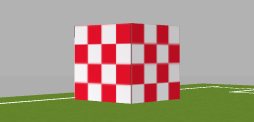
#> input picture Image Processing/chess3_1.png, 254 x 122 px
$ python Ros_chess.py
#> lines starting #> are read from the running program, lines starting #| are printed output that depends on the picture; after the words box and inside, x2 and y2 are one past the last pixel; in counts of white or black regions, pixels touching at a corner belong together
#> in main, img_src is the input picture: shape (122, 254, 3); mean B, G, R 135.2, 151.9, 169.9
# -*- coding: utf-8 -*-
import cv2

# 查找棋盘格 角点
criteria = (cv2.TERM_CRITERIA_EPS + cv2.TERM_CRITERIA_MAX_ITER, 30, 0.1)

# 棋盘格参数
corners_vertical = 3  # 纵向角点个数;
corners_horizontal = 6 # 纵向角点个数;
pattern_size = (corners_vertical, corners_horizontal)


def find_corners(img):
    """
    查找棋盘格角点函数
    :param img: 处理原图
    """
    gray = cv2.cvtColor(img, cv2.COLOR_BGR2GRAY)
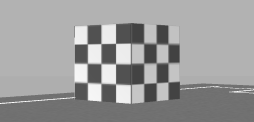
#> gray: shape (122, 254); min 66, max 255, mean 155.4

    # 查找棋盘格角点;
    ret, corners = cv2.findChessboardCorners(gray, pattern_size, cv2.CALIB_CB_ADAPTIVE_THRESH +
                                             cv2.CALIB_CB_FAST_CHECK +
                                             cv2.CALIB_CB_FILTER_QUADS)
#> ret = True; corners = 18 rows, first 8: [87.01, 82.51], [87.22, 63.11], [87.2, 44.13], [101, 83.5], [101, 63.51], [101, 43.64], [115.6, 83.99], [115.5, 63.53]
    if ret:
        # 精细查找角点
        corners2 = cv2.cornerSubPix(gray, corners, (11, 11), (-1, -1), criteria)
#> corners2 = 18 rows, first 8: [87.28, 82.54], [87.26, 63.32], [87.29, 43.85], [100.9, 83.26], [100.9, 63.48], [100.9, 43.59], [115.6, 83.85], [115.5, 63.68]
        print(corners2)
#> (printed output is left out)
        # 显示角点
        cv2.drawChessboardCorners(img, pattern_size, corners2, ret)
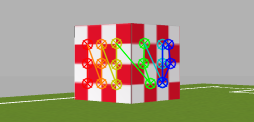
#> img: shape (122, 254, 3); 8.12% of pixels changed, all inside (x1, y1, x2, y2) = (81, 37, 177, 91)


def main():
    # # 1.创建显示窗口
    # cv2.namedWindow("img", 0)
    # cv2.resizeWindow("img", 1075, 900)
    #

    img_src = cv2.imread("chess3_1.png")

    # 执行查找角点算法
    find_corners(img_src)

    # 显示图片
    cv2.imshow("img", img_src)
    cv2.waitKey()
    cv2.destroyAllWindows()


if __name__ == '__main__':
    main()

$ run again, with Image Processing/chess1.png copied over Image Processing/chess3_1.png
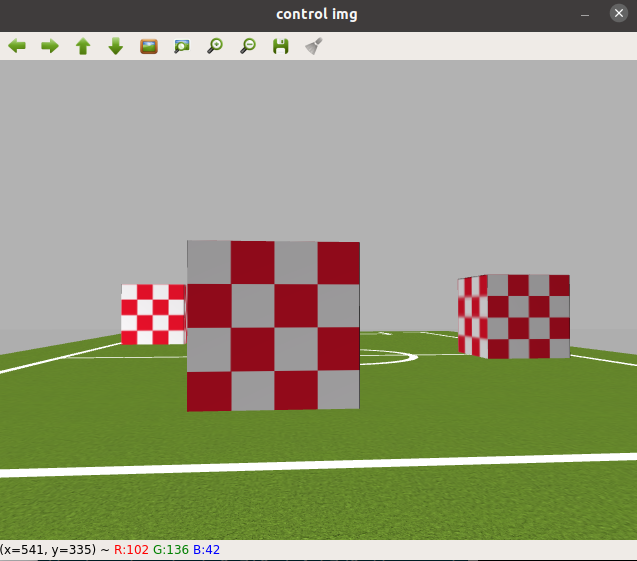
#> input picture Image Processing/chess1.png, 637 x 561 px
#> in main, img_src is the input picture: shape (561, 637, 3); mean B, G, R 125.9, 152.4, 151.3
#> in find_corners, `gray = cv2.cvtColor(img, cv2.COLOR_BGR2GRAY)`:
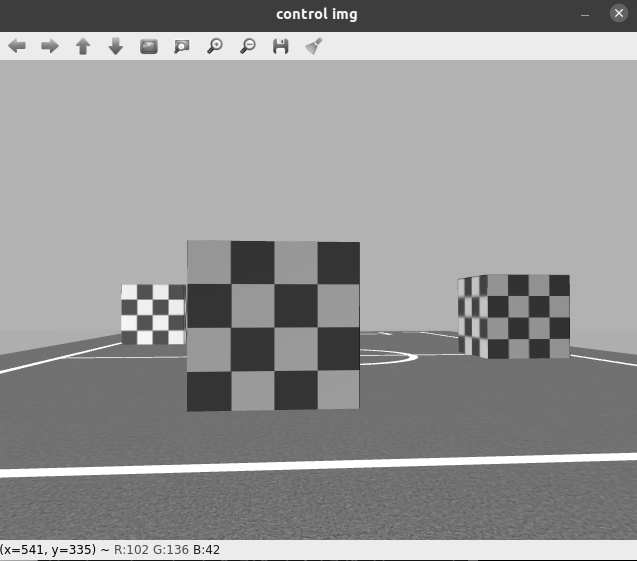
#> gray: shape (561, 637); min 0, max 255, mean 149
#> ret = False; corners = None

$ run again, with Image Processing/chess3.png copied over Image Processing/chess3_1.png
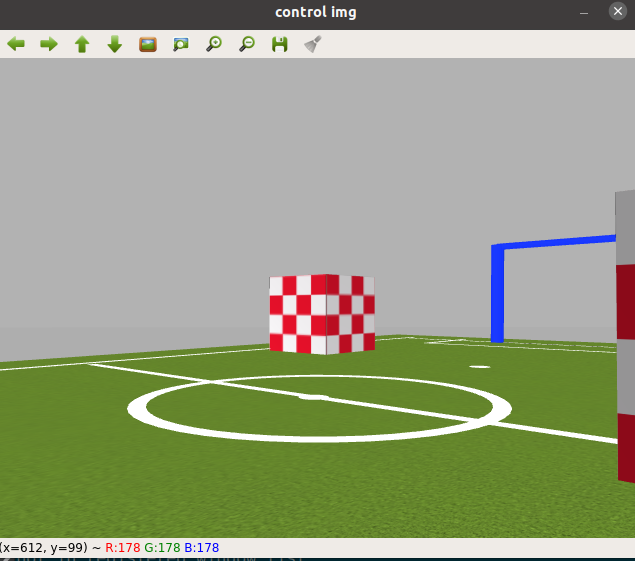
#> input picture Image Processing/chess3.png, 635 x 561 px
#> in main, img_src is the input picture: shape (561, 635, 3); mean B, G, R 131.7, 159.1, 151.8
#> in find_corners, `gray = cv2.cvtColor(img, cv2.COLOR_BGR2GRAY)`:
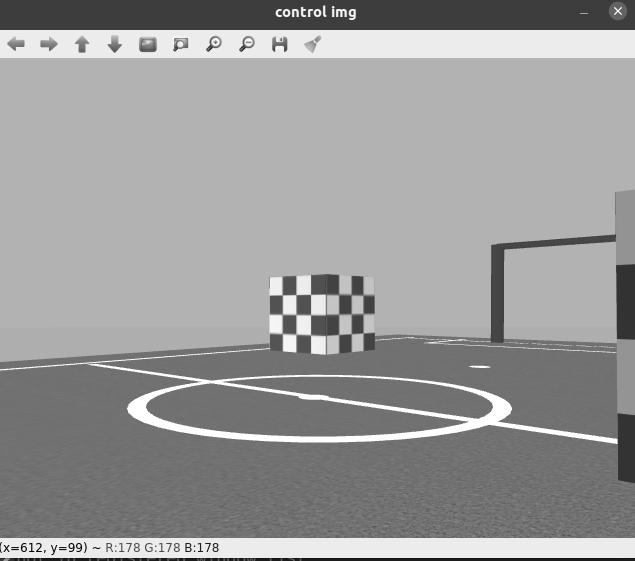
#> gray: shape (561, 635); min 0, max 255, mean 153.8
#> ret = False; corners = None
